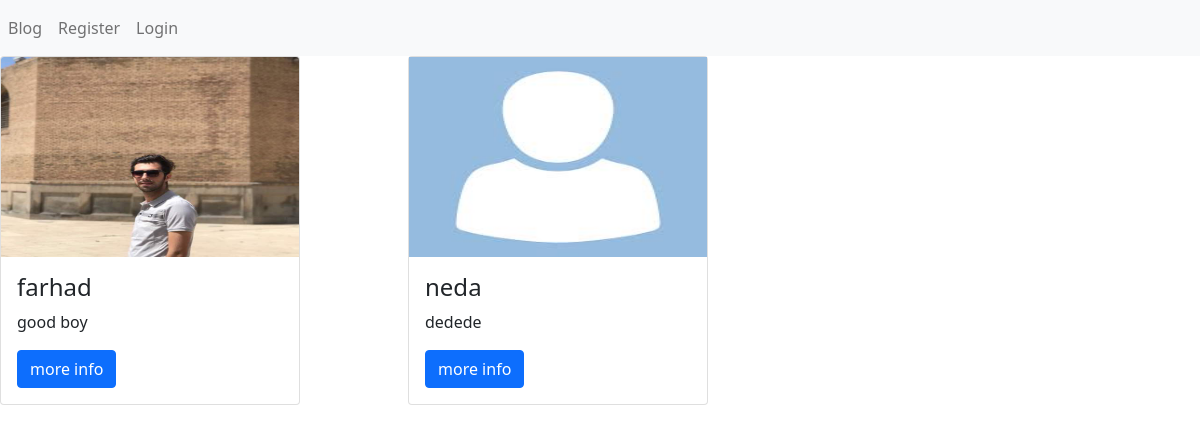
Screenshot of /blog/ with the database file from the repository.
### blog/models.py (models this page shows, shortened)
class Blog(models.Model):
    user=models.ForeignKey(User,on_delete=models.CASCADE,related_name='user_blog')
    title=models.CharField(max_length=100)
    slug=models.SlugField(unique=True)
    created=models.DateTimeField(auto_now_add=True)
    updated=models.DateTimeField(auto_now=True)
    publish=models.BooleanField(default=False)
    image=models.ImageField(upload_to='blogs/',blank=True)
    description=RichTextUploadingField(null=True,blank=True)
    category=models.ForeignKey(Category,on_delete=models.CASCADE,related_name='categories',null=True)
    likes=models.ManyToManyField(User,related_name='userlike',)
    unlikes=models.ManyToManyField(User,related_name='userunlike')
    class Meta:
        verbose_name = 'Blogs'
        verbose_name_plural = 'Blogs'
    def get_absolute_url(self):
        return reverse('blog:detail',args={self.id})

### blog/views.py (the view)
# urls.py: path('',All_Blogs.as_view(),name='Blogs'),
class All_Blogs(ListView):
    context_object_name = 'blog'
    template_name = 'blog/allblogs.html'
    paginate_by = 3
    def get_queryset(self):
        blog=Blog.objects.filter(publish=True)
        return  blog

### blog/templates/blog/allblogs.html (shortened to what this page needs)
{% extends 'base.html' %}
{% block content %}
    <div class="row">
     {% for item in blog %}
     <div class="col-4">
         <div class="card" style="width:300px">
             {% if item.image %}
           <img class="card-img-top" src="{{ item.image.url }}" alt="Card image" height="200px" width="100px" style="width:100%" >
                 {% else %}
                 <img src="/static/assets/images/profile/avatar.jpg" height="200px" width="100px" style="width:100%" >
             {% endif %}
           <div class="card-body">
            <h4 class="card-title">{{ item.title }}</h4>
             <p class="card-text">{{ item.description }}</p>
            <a href="{{ item.get_absolute_url }}" class="btn btn-primary">more info</a>
    </div>
  </div>
     </div>
        {% endfor %}
    </div>
{% endblock %}

### rows the page displays
Blog: image (picture), title "farhad", description "good boy"
Blog: title "neda", description "dedede"
